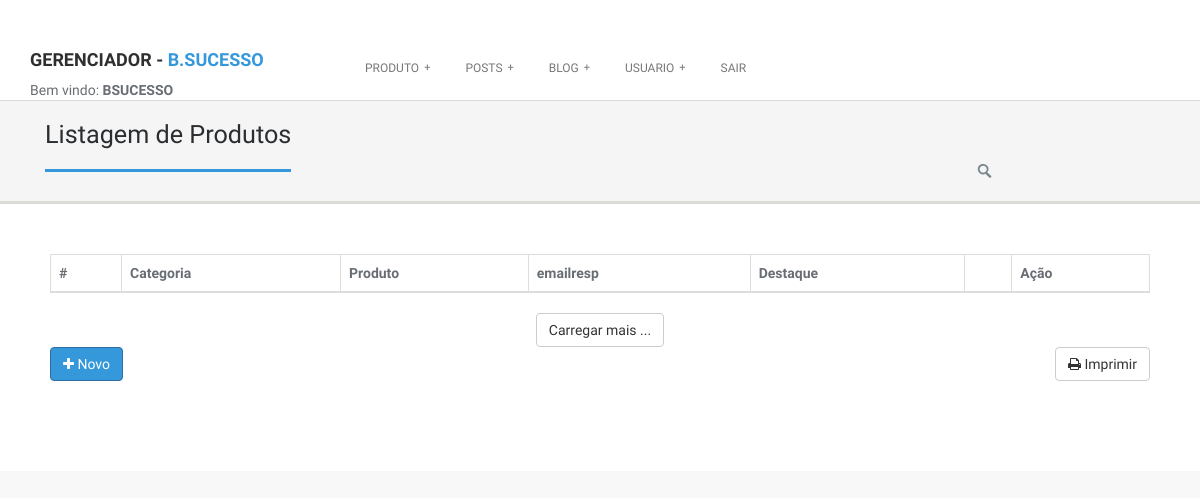
The page /gerenciador.php?pagina=listproduto (signed in) on the database as committed earlier.
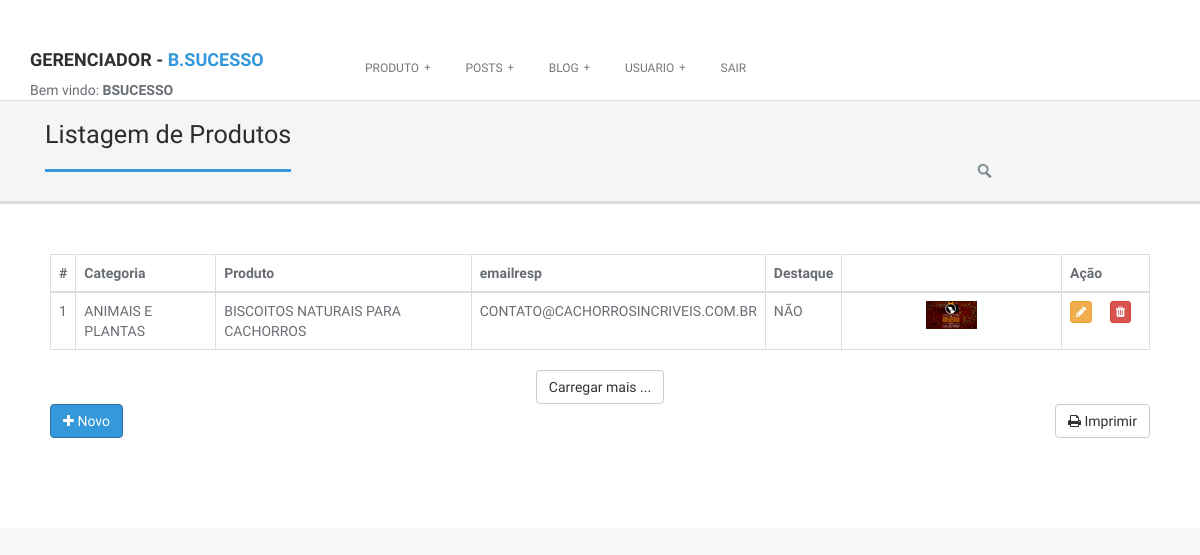
The same page on the database as committed later.
### tables this page shows
CREATE TABLE `produto` (
  `idproduto` int(11) NOT NULL AUTO_INCREMENT,
  `nmproduto` varchar(45) NOT NULL,
  `sobre` longtext NOT NULL,
  `idioma` varchar(20) NOT NULL,
  `formaacesso` varchar(80) NOT NULL,
  `formato` varchar(80) NOT NULL,
  `emailsuporte` varchar(80) NOT NULL,
  `linkimagem1` longtext NOT NULL,
  `linkimagem2` longtext,
  `linkvideo` longtext,
  `linkvenda` longtext NOT NULL,
  `linkpgproduto` longtext,
  `valor` varchar(10) NOT NULL,
  `destaque` int(11) NOT NULL,
  `avaliacaoB` longtext,
  `fkcategoria` int(11) NOT NULL,
  `fklogin` int(11) NOT NULL,
  PRIMARY KEY (`idproduto`,`fkcategoria`,`fklogin`),
  KEY `produto_categoria_idx` (`fkcategoria`),
  KEY `produto_login_idx` (`fklogin`),
  CONSTRAINT `produto_categoria` FOREIGN KEY (`fkcategoria`) REFERENCES `categoria` (`idcategoria`),
  CONSTRAINT `produto_login` FOREIGN KEY (`fklogin`) REFERENCES `login` (`idlogin`)
);

CREATE TABLE `categoria` (
  `idcategoria` int(11) NOT NULL AUTO_INCREMENT,
  `nmcategoria` varchar(50) NOT NULL,
  `descategoria` varchar(250) DEFAULT NULL,
  PRIMARY KEY (`idcategoria`)
);

### class/listarProduto.class.php (the view, shortened to what this page needs)
<?PHP
function listar($limit){
	include ("mysql.class.php");
	$query		= mysqli_query( $conn,"select idproduto, nmproduto, sobre, idioma, formaacesso, formato, emailsuporte,
								linkimagem1, linkimagem2, linkvideo, linkvenda,linkpgproduto,valor ,destaque, avaliacaoB , nmcategoria, usuario
								from produto
								inner join categoria as cat on cat.idcategoria = produto.fkcategoria
								inner join login on login.idlogin = produto.fklogin LIMIT 0 , $limit") or die (mysqli_error ($conn));
	for( $i = 0; mysqli_num_rows( $query ) > $i ; $i++ ){
		$result	= mysqli_fetch_array($query);
					switch($result["destaque"]){
					case 2:$destaque ="NÃO";
					break;
				}
		$html = '
						<tr>
                        <td>'.$result["idproduto"].'</td>
                        <td >'.$result["nmcategoria"].'</td>
                        <td >'.$result["nmproduto"].'</td>
                        <td >'.$result["emailsuporte"].'</td>
                        <td >'.$destaque.'</td>
						<td width="20%" align="center"> <img  src="img/produto/'.$result["linkimagem1"].'" width="25%" >  </td>
						<td width="8%">
				<button type="button" class="btn btn-xs btn-warning" data-toggle="modal"
				data-target="#exampleModal'.$result["idproduto"].'" ><i class="fa fa-pencil" title="EDITAR"></i></button>
				<button type="button" class="btn btn-xs btn-danger" data-toggle="modal"
				data-target="#excluirModal'.$result["idproduto"].'" ><i class="fa fa-trash" title="EXCLUIR"></i></button>
			</td>
                         </tr>
		<div class="modal fade" id="exampleModal'.$result["idproduto"].'" tabindex="-1" role="dialog" aria-labelledby="exampleModalLabel">
					<input type="text" class="form-control" id="nmproduto" name="nmproduto" value="'.$result["nmproduto"].'">
				<textarea style="width: 100%; height: 200px; font-size: 50px; line-height: 50px; border: 50px solid #dddddd; padding: 50px;" name="sobrep"  > '.$result["sobre"].'
				</textarea>
					<input type="text" class="form-control" id="idioma" name="idioma" value="'.$result["idioma"].'" maxlength="20" >
					<input type="text" class="form-control" id="facesso" name="facesso" value="'.$result["formaacesso"].'"  maxlength="80" >
					<input type="text" class="form-control" id="formato" name="formato" value="'.$result["formato"].'" maxlength="80">
					<input type="text" class="form-control" id="emailsuporte" name="emailsuporte" value="'.$result["emailsuporte"].'" maxlength="80">
					<input type="file" class="form-control" id="linkimagem2" name="linkimagem2" value="'.$result["linkimagem2"].'" disabled>
					<input type="text" class="form-control" id="video" name="video" value="'.$result["linkvideo"].'">
					<input type="text" class="form-control" id="venda" name="venda" value="'.$result["linkvenda"].'">
          <input type="text" name="pagProd" id="pagProd" class="form-control" value="'.$result["linkpgproduto"].'">
          <input type="number" name="valor" id="valor" class="form-control" value="'.$result["valor"].'" >
					<option value="'.$result["destaque"].'">'.$destaque.'</option>
				 <img class="aligncenter" width="40%" height="90%" src="img/produto/'.$result["linkimagem1"].'" alt="">
					'.$result["avaliacaoB"].'
					<input type="hidden" class="form-control" id="idproduto"  name="idproduto" value="'.$result["idproduto"].'">
		</div>
		<div class="modal fade" id="excluirModal'. $result["idproduto"].'" tabindex="-1" role="dialog" aria-labelledby="exampleModalLabel">
					<input type="text" class="form-control" id="nmproduto" name="nmproduto" value="'.$result["nmproduto"].'" disabled>
					<input type="hidden" class="form-control" id="idproduto"  name="idproduto" value="'.$result["idproduto"].'">
		</div>
		';
		echo $html;
	}
}
?>

Rows that differ between the two databases and show on the page:
added produto: idproduto "1", fkcategoria.nmcategoria "ANIMAIS E PLANTAS", nmproduto "BISCOITOS NATURAIS PARA CACHORROS", emailsuporte "CONTATO@CACHORROSINCRIVEIS.COM.BR", destaque "NÃO", linkimagem1 (picture)
